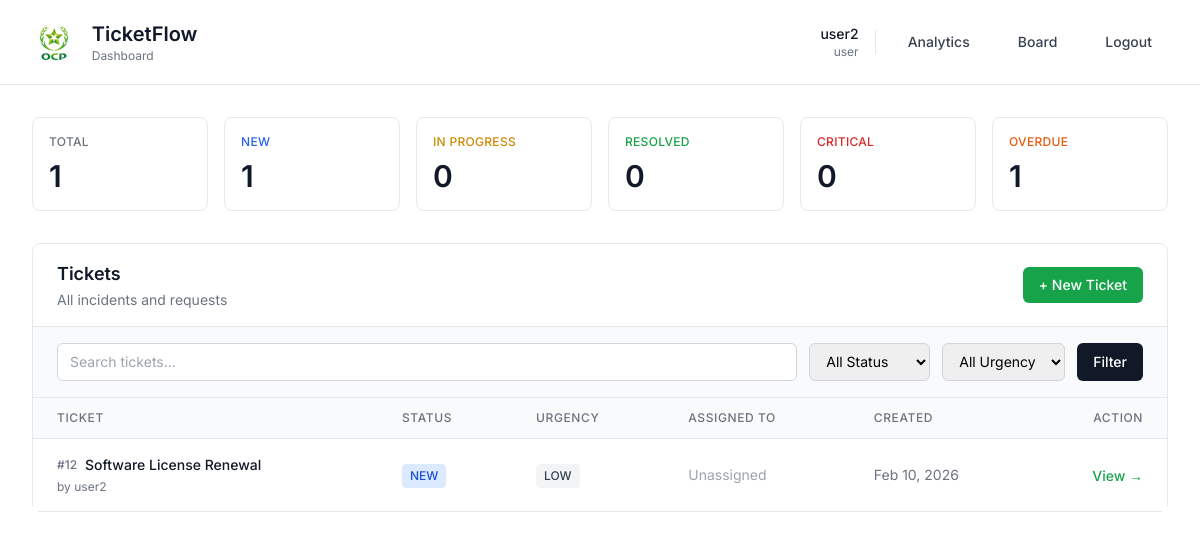
The app's page / (signed in) with its own data.
### users/models.py (models this page shows, shortened)
class User(AbstractUser):
    ROLE_CHOICES = (
        ("user", "Utilisateur"),
        ("technician", "Technicien"),
        ("admin", "Administrateur"),
    )
    role = models.CharField(max_length=20, choices=ROLE_CHOICES, default="user")
    speciality = models.CharField(max_length=80, blank=True, null=True)

### tickets/models.py (models this page shows, shortened)
class Ticket(models.Model):
    STATUS_CHOICES = (
        ("NEW", "New"),
        ("IN_PROGRESS", "In Progress"),
        ("RESOLVED", "Resolved"),
        ("CLOSED", "Closed"),
    )
    URGENCY_CHOICES = (
        ("LOW", "Low"),
        ("MEDIUM", "Medium"),
        ("HIGH", "High"),
        ("CRITICAL", "Critical"),
    )
    CATEGORY_CHOICES = (
        ("HARDWARE", "Hardware"),
        ("SOFTWARE", "Software"),
        ("NETWORK", "Network"),
        ("ACCESS", "Access & Permissions"),
        ("EMAIL", "Email"),
        ("OTHER", "Other"),
    )
    title = models.CharField(max_length=150)
    description = models.TextField()
    category = models.CharField(
        max_length=30, choices=CATEGORY_CHOICES, default="OTHER")
    status = models.CharField(
        max_length=20, choices=STATUS_CHOICES, default="NEW")
    urgency = models.CharField(
        max_length=20, choices=URGENCY_CHOICES, default="MEDIUM")
    created_by = models.ForeignKey(
        settings.AUTH_USER_MODEL,
        on_delete=models.CASCADE,
        related_name="tickets_created"
    )
    assigned_to = models.ForeignKey(
        settings.AUTH_USER_MODEL,
        on_delete=models.SET_NULL,
        null=True,
        blank=True,
        related_name="tickets_assigned"
    )
    created_at = models.DateTimeField(auto_now_add=True)
    updated_at = models.DateTimeField(auto_now=True)
    resolved_at = models.DateTimeField(null=True, blank=True)
    closed_at = models.DateTimeField(null=True, blank=True)
    sla_response_time = models.IntegerField(
        null=True, blank=True)  # Time until first response
    sla_resolution_time = models.IntegerField(
        null=True, blank=True)  # Time until resolved
    @property
    def age_in_hours(self):
        delta = timezone.now() - self.created_at
        return round(delta.total_seconds() / 3600, 2)
    @property
    def is_overdue(self):
        if self.status in ["RESOLVED", "CLOSED"]:
            return False
        sla_hours = {
            "CRITICAL": 4,
            "HIGH": 24,
            "MEDIUM": 72,
            "LOW": 168,
        }
        max_hours = sla_hours.get(self.urgency, 72)
        return self.age_in_hours > max_hours

### tickets/views.py (the view)
# urls.py: path("", views.dashboard, name="dashboard"),
@login_required
def dashboard(request):
    u = request.user
    tickets = Ticket.objects.all()
    if u.role == "technician":
        tickets = tickets.filter(assigned_to=u)
    elif u.role == "user":
        tickets = tickets.filter(created_by=u)
    status = request.GET.get("status")
    urgency = request.GET.get("urgency")
    search = request.GET.get("search")
    if status:
        tickets = tickets.filter(status=status)
    if urgency:
        tickets = tickets.filter(urgency=urgency)
    if search:
        tickets = tickets.filter(title__icontains=search)
    tickets_list = tickets.order_by("-created_at")
    all_tickets = Ticket.objects.all()
    if u.role == "technician":
        all_tickets = all_tickets.filter(assigned_to=u)
    elif u.role == "user":
        all_tickets = all_tickets.filter(created_by=u)
    summary = {
        'total': all_tickets.count(),
        'new': all_tickets.filter(status="NEW").count(),
        'in_progress': all_tickets.filter(status="IN_PROGRESS").count(),
        'resolved': all_tickets.filter(status="RESOLVED").count(),
        'critical': all_tickets.filter(urgency="CRITICAL").count(),
        'overdue': sum(1 for t in all_tickets.filter(status__in=["NEW", "IN_PROGRESS"]) if t.is_overdue),
    }
    return render(request, "tickets/dashboard.html", {
        "tickets": tickets_list,
        "status": status,
        "urgency": urgency,
        "search": search,
        "summary": summary,
    })

### templates/tickets/dashboard.html (shortened to what this page needs)
{% load static %}
<!doctype html>
<html lang="en">
<head>
  <script src="https://cdn.tailwindcss.com"></script>
</head>
<body class="min-h-screen bg-white">
  <header class="bg-white border-b border-gray-200">
    <div class="max-w-7xl mx-auto px-8 py-5">
      <div class="flex items-center justify-between">
        <div class="flex items-center gap-4">
          <img src="{% static 'images/image-1.png' %}" alt="TicketFlow" class="h-10 w-auto" />
          <div>
            <h1 class="text-xl font-semibold text-gray-900">TicketFlow</h1>
            <p class="text-xs text-gray-500">Dashboard</p>
          </div>
        </div>
        <div class="flex items-center gap-4">
          <div class="text-right hidden md:block">
            <div class="text-sm font-medium text-gray-900">{{ request.user.username }}</div>
            <div class="text-xs text-gray-500">{{ request.user.role }}</div>
          </div>
          <a href="{% url 'analytics' %}"
             class="px-4 py-2 text-sm font-medium text-gray-700 hover:text-gray-900 transition-colors">
            Analytics
          </a>
          <a href="{% url 'board' %}"
             class="px-4 py-2 text-sm font-medium text-gray-700 hover:text-gray-900 transition-colors">
            Board
          </a>
          <a href="{% url 'logout' %}"
             class="px-4 py-2 text-sm font-medium text-gray-700 hover:text-gray-900 transition-colors">
            Logout
          </a>
        </div>
      </div>
    </div>
  </header>
  <main class="max-w-7xl mx-auto px-8 py-8">
    <div class="grid grid-cols-2 md:grid-cols-3 lg:grid-cols-6 gap-4 mb-8">
      <div class="stat-card bg-white border border-gray-200 rounded-lg p-4">
        <div class="text-xs font-medium text-gray-500 uppercase tracking-wide mb-2">Total</div>
        <div class="text-3xl font-semibold text-gray-900">{{ summary.total }}</div>
      </div>
      <div class="stat-card bg-white border border-gray-200 rounded-lg p-4">
        <div class="text-xs font-medium text-blue-600 uppercase tracking-wide mb-2">New</div>
        <div class="text-3xl font-semibold text-gray-900">{{ summary.new }}</div>
      </div>
      <div class="stat-card bg-white border border-gray-200 rounded-lg p-4">
        <div class="text-xs font-medium text-yellow-600 uppercase tracking-wide mb-2">In Progress</div>
        <div class="text-3xl font-semibold text-gray-900">{{ summary.in_progress }}</div>
      </div>
      <div class="stat-card bg-white border border-gray-200 rounded-lg p-4">
        <div class="text-xs font-medium text-green-600 uppercase tracking-wide mb-2">Resolved</div>
        <div class="text-3xl font-semibold text-gray-900">{{ summary.resolved }}</div>
      </div>
      <div class="stat-card bg-white border border-gray-200 rounded-lg p-4">
        <div class="text-xs font-medium text-red-600 uppercase tracking-wide mb-2">Critical</div>
        <div class="text-3xl font-semibold text-gray-900">{{ summary.critical }}</div>
      </div>
      <div class="stat-card bg-white border border-gray-200 rounded-lg p-4">
        <div class="text-xs font-medium text-orange-600 uppercase tracking-wide mb-2">Overdue</div>
        <div class="text-3xl font-semibold text-gray-900">{{ summary.overdue }}</div>
      </div>
    </div>
    <div class="bg-white border border-gray-200 rounded-lg">
      <div class="flex items-center justify-between px-6 py-4 border-b border-gray-200">
        <div>
          <h2 class="text-lg font-semibold text-gray-900">Tickets</h2>
          <p class="text-sm text-gray-500 mt-0.5">All incidents and requests</p>
        </div>
        {% if request.user.role != "technician" %}
          <a href="{% url 'ticket_create' %}"
             class="px-4 py-2 bg-green-600 hover:bg-green-700 text-white text-sm font-medium rounded-md transition-colors">
            + New Ticket
          </a>
        {% endif %}
      </div>
      <form class="flex flex-wrap gap-3 px-6 py-4 bg-gray-50 border-b border-gray-200" method="GET">
        <input name="search" value="{{ search|default:'' }}"
               placeholder="Search tickets..."
               class="flex-1 min-w-[200px] px-3 py-2 text-sm border border-gray-300 rounded-md focus:outline-none focus:ring-2 focus:ring-green-500 focus:border-transparent" />
        <select name="status" class="px-3 py-2 text-sm border border-gray-300 rounded-md focus:outline-none focus:ring-2 focus:ring-green-500 focus:border-transparent">
          <option value="">All Status</option>
        </select>
        <select name="urgency" class="px-3 py-2 text-sm border border-gray-300 rounded-md focus:outline-none focus:ring-2 focus:ring-green-500 focus:border-transparent">
          <option value="">All Urgency</option>
        </select>
        <button class="px-4 py-2 bg-gray-900 hover:bg-gray-800 text-white text-sm font-medium rounded-md transition-colors">
          Filter
        </button>
      </form>
      <div class="overflow-x-auto">
        {% if tickets %}
          <table class="w-full">
            <thead class="bg-gray-50 border-b border-gray-200">
              <tr>
                <th class="px-6 py-3 text-left text-xs font-medium text-gray-500 uppercase tracking-wider">Ticket</th>
                <th class="px-6 py-3 text-left text-xs font-medium text-gray-500 uppercase tracking-wider">Status</th>
                <th class="px-6 py-3 text-left text-xs font-medium text-gray-500 uppercase tracking-wider">Urgency</th>
                <th class="px-6 py-3 text-left text-xs font-medium text-gray-500 uppercase tracking-wider">Assigned To</th>
                <th class="px-6 py-3 text-left text-xs font-medium text-gray-500 uppercase tracking-wider">Created</th>
                <th class="px-6 py-3 text-right text-xs font-medium text-gray-500 uppercase tracking-wider">Action</th>
              </tr>
            </thead>
            <tbody class="bg-white divide-y divide-gray-200">
              {% for t in tickets %}
                <tr class="hover:bg-gray-50 transition-colors ticket-row fade-in">
                  <td class="px-6 py-4">
                    <div class="flex items-center">
                      <span class="text-xs font-medium text-gray-500 mr-2">#{{ t.id }}</span>
                      <span class="text-sm font-medium text-gray-900">{{ t.title }}</span>
                    </div>
                    <div class="text-xs text-gray-500 mt-1">by {{ t.created_by.username }}</div>
                  </td>
                  <td class="px-6 py-4">
                    <span class="inline-flex px-2 py-1 text-xs font-medium rounded {% if t.status == 'NEW' %}bg-blue-100 text-blue-700{% elif t.status == 'IN_PROGRESS' %}bg-yellow-100 text-yellow-700{% elif t.status == 'RESOLVED' %}bg-green-100 text-green-700{% else %}bg-gray-100 text-gray-700{% endif %}">
                      {{ t.status }}
                    </span>
                  </td>
                  <td class="px-6 py-4">
                    <span class="inline-flex px-2 py-1 text-xs font-medium rounded {% if t.urgency == 'CRITICAL' %}bg-red-100 text-red-700{% elif t.urgency == 'HIGH' %}bg-orange-100 text-orange-700{% elif t.urgency == 'MEDIUM' %}bg-yellow-100 text-yellow-700{% else %}bg-gray-100 text-gray-700{% endif %}">
                      {{ t.urgency }}
                    </span>
                  </td>
                  <td class="px-6 py-4 text-sm text-gray-900">
                    {% if t.assigned_to %}{{ t.assigned_to.username }}{% else %}<span class="text-gray-400">Unassigned</span>{% endif %}
                  </td>
                  <td class="px-6 py-4 text-sm text-gray-500">
                    {{ t.created_at|date:"M d, Y" }}
                  </td>
                  <td class="px-6 py-4 text-right">
                    <a href="{% url 'ticket_detail' t.id %}" class="text-sm font-medium text-green-600 hover:text-green-700">
                      View →
                    </a>
                  </td>
                </tr>
              {% endfor %}
            </tbody>
          </table>
        {% else %}
          <div class="px-6 py-12 text-center">
            <p class="text-sm text-gray-500">No tickets found</p>
          </div>
        {% endif %}
      </div>
    </div>
  </main>
</body>
</html>

### templates/tickets/dashboard.html (style rules this page uses)
* { font-family: 'Inter', sans-serif; margin: 0; padding: 0; box-sizing: border-box; }
.fade-in { animation: fadeIn 0.3s ease-in; }
.stat-card { transition: all 0.2s ease; }

### records on screen
User: user.username "user2", user.role "user"
Ticket: id "12", title "Software License Renewal", created_by.username "user2", status "NEW", urgency "LOW", shows "Unassigned", created_at "Feb 10, 2026"

### other values on screen
{{ summary.total }} "1"
{{ summary.new }} "1"
{{ summary.in_progress }} "0"
{{ summary.resolved }} "0"
{{ summary.critical }} "0"
{{ summary.overdue }} "1"
